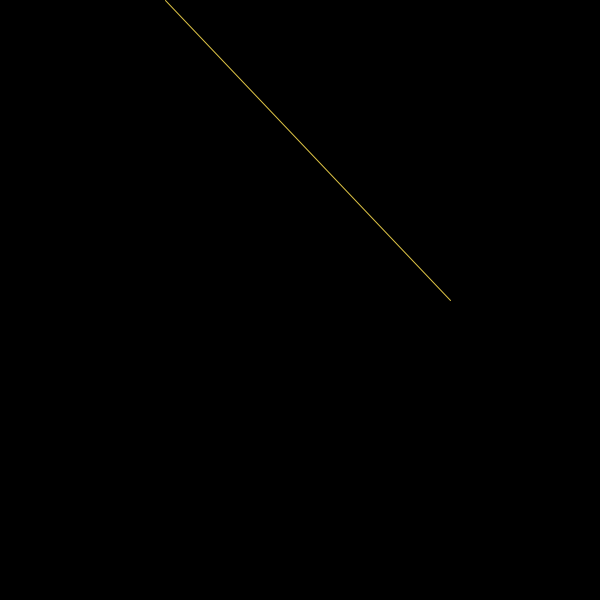
Frame 1 (no input)
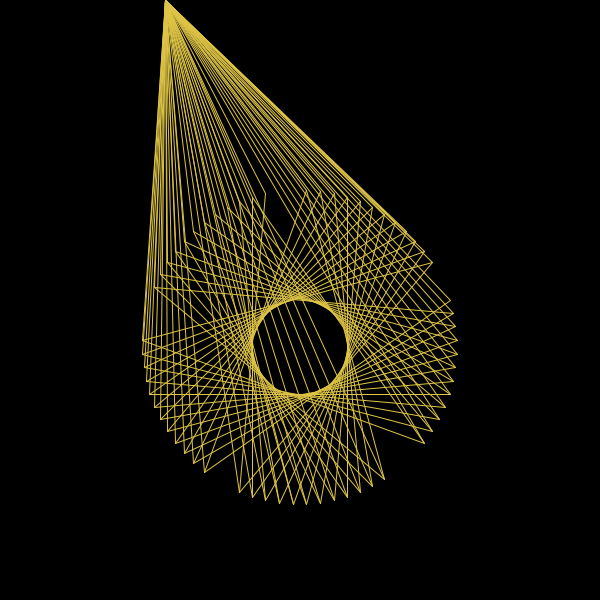
Frame 60 (the mouse pressed at the canvas centre just before this capture)
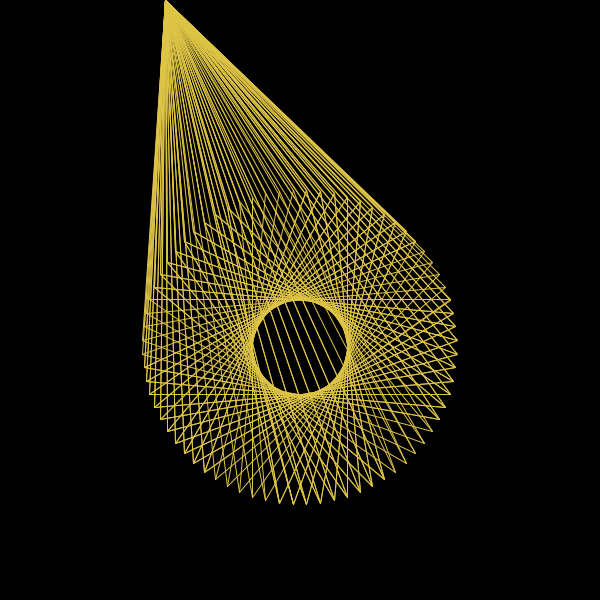
Frame 120 (the mouse held since frame 60 and released just before this capture)

The Processing sketch that drew these frames (run headless with seeded random() and noise(); from frame 60 on, the mouse is pressed at the canvas centre):

// Processing sketch: Section5_241202b_FlyingTurtle
// ── Section5_241202b_FlyingTurtle.pde
//Test Unit 4: Section 5

//FlyingTurtle subclass
FlyingTurtle t1;

void setup(){
  size(600,600);
  background(0);
  t1 = new FlyingTurtle(width/4,height/2);  
}

void draw(){    
  t1.forward(300);
  t1.turn(145);
  
  t1.update();
  t1.display();
}

  

// ── Turtle.pde
//DECLARE CLASS & PROPERTIES
class Turtle{
  PVector pos,heading;
  color randomColor; 
  
  //CONSTRUCTORS
  Turtle(float x,float y){
    pos=new PVector(x,y);
    heading=new PVector(1,0);
    randomColor=int(random(color(204,153,255)));
  }
 
  //METHODS
  void turn(int turnAmt){
    heading.rotate(radians(turnAmt));
  }
  
  void forward (float amt){
    PVector oldPos=pos.copy();//copies current pos and sets that to OldPos
    pos.add(PVector.mult(heading,amt));
      //DRAW LINE
    line(oldPos.x,oldPos.y,pos.x,pos.y);
  }
  
  void teleport(float x, float y){
    pos.set(x,y);
  }
  
  void teleport(){
    pos.set(random(width),random(height));
  }
}

class FlyingTurtle extends Turtle {
  FlyingTurtle(float x,float y){
    super(x,y);
  }
  void update(){
  boolean isFlying=(pos.x>width||pos.x<0||pos.y>height||pos.y<0);
  if (isFlying){
    line(0,0,0,0);
  }
 }
  void display(){
    strokeWeight(1);
    stroke(randomColor);
    line(pos.x, pos.y, 165, 0);
  }
}
